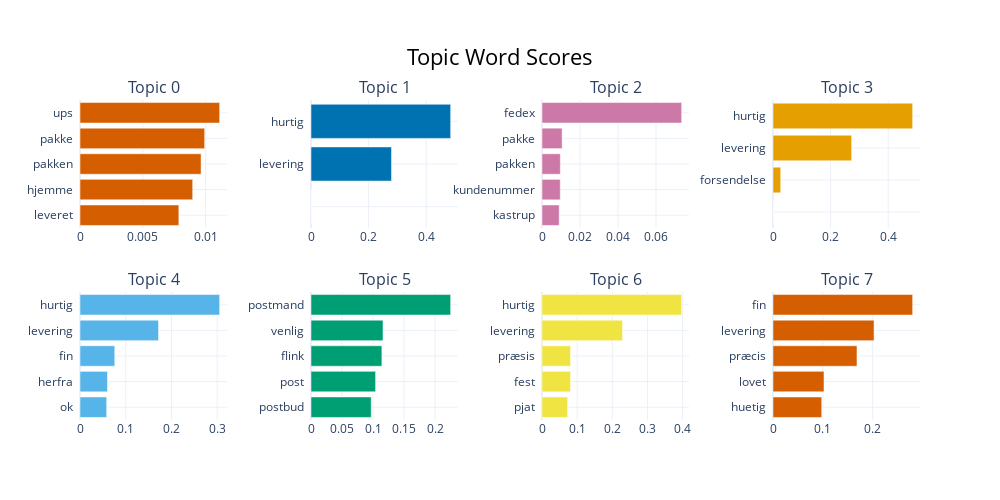

The notebook cell this image was saved under:
### Markdown cell above
## Visualizations of the topic modeling's results, with different visulization representations

### Code cell
topic_model.visualize_barchart()

### Figure 1 — Plotly figure (JSON) as saved in the notebook; plotly's stock layout.template omitted (floating-point values rounded to 4 significant figures)
{"data": [{"marker": {"color": "#D55E00"}, "orientation": "h", "type": "bar", "x": [0.007867, 0.008968, 0.009636, 0.00992, 0.01111], "xaxis": "x", "y": ["leveret  ", "hjemme  ", "pakken  ", "pakke  ", "ups  "], "yaxis": "y"}, {"marker": {"color": "#0072B2"}, "orientation": "h", "type": "bar", "x": [1e-05, 1e-05, 1e-05, 0.2796, 0.485], "xaxis": "x2", "y": ["  ", "  ", "  ", "levering  ", "hurtig  "], "yaxis": "y2"}, {"marker": {"color": "#CC79A7"}, "orientation": "h", "type": "bar", "x": [0.009042, 0.009616, 0.009654, 0.01059, 0.07347], "xaxis": "x3", "y": ["kastrup  ", "kundenummer  ", "pakken  ", "pakke  ", "fedex  "], "yaxis": "y3"}, {"marker": {"color": "#E69F00"}, "orientation": "h", "type": "bar", "x": [1e-05, 1e-05, 0.02677, 0.2731, 0.485], "xaxis": "x4", "y": ["  ", "  ", "forsendelse  ", "levering  ", "hurtig  "], "yaxis": "y4"}, {"marker": {"color": "#56B4E9"}, "orientation": "h", "type": "bar", "x": [0.05839, 0.06013, 0.07607, 0.1717, 0.3055], "xaxis": "x5", "y": ["ok  ", "herfra  ", "fin  ", "levering  ", "hurtig  "], "yaxis": "y5"}, {"marker": {"color": "#009E73"}, "orientation": "h", "type": "bar", "x": [0.09702, 0.1041, 0.1142, 0.116, 0.225], "xaxis": "x6", "y": ["postbud  ", "post  ", "flink  ", "venlig  ", "postmand  "], "yaxis": "y6"}, {"marker": {"color": "#F0E442"}, "orientation": "h", "type": "bar", "x": [0.07289, 0.08123, 0.08123, 0.2291, 0.3973], "xaxis": "x7", "y": ["pjat  ", "fest  ", "præsis  ", "levering  ", "hurtig  "], "yaxis": "y7"}, {"marker": {"color": "#D55E00"}, "orientation": "h", "type": "bar", "x": [0.09771, 0.1023, 0.1684, 0.2026, 0.28], "xaxis": "x8", "y": ["huetig  ", "lovet  ", "præcis  ", "levering  ", "fin  "], "yaxis": "y8"}], "layout": {"annotations": [{"font": {"size": 16}, "showarrow": false, "text": "Topic 0", "x": 0.0875, "xanchor": "center", "xref": "paper", "y": 1, "yanchor": "bottom", "yref": "paper"}, {"font": {"size": 16}, "showarrow": false, "text": "Topic 1", "x": 0.3625, "xanchor": "center", "xref": "paper", "y": 1, "yanchor": "bottom", "yref": "paper"}, {"font": {"size": 16}, "showarrow": false, "text": "Topic 2", "x": 0.6375, "xanchor": "center", "xref": "paper", "y": 1, "yanchor": "bottom", "yref": "paper"}, {"font": {"size": 16}, "showarrow": false, "text": "Topic 3", "x": 0.9125, "xanchor": "center", "xref": "paper", "y": 1, "yanchor": "bottom", "yref": "paper"}, {"font": {"size": 16}, "showarrow": false, "text": "Topic 4", "x": 0.0875, "xanchor": "center", "xref": "paper", "y": 0.4, "yanchor": "bottom", "yref": "paper"}, {"font": {"size": 16}, "showarrow": false, "text": "Topic 5", "x": 0.3625, "xanchor": "center", "xref": "paper", "y": 0.4, "yanchor": "bottom", "yref": "paper"}, {"font": {"size": 16}, "showarrow": false, "text": "Topic 6", "x": 0.6375, "xanchor": "center", "xref": "paper", "y": 0.4, "yanchor": "bottom", "yref": "paper"}, {"font": {"size": 16}, "showarrow": false, "text": "Topic 7", "x": 0.9125, "xanchor": "center", "xref": "paper", "y": 0.4, "yanchor": "bottom", "yref": "paper"}], "height": 500, "hoverlabel": {"bgcolor": "white", "font": {"family": "Rockwell", "size": 16}}, "showlegend": false, "title": {"font": {"color": "Black", "size": 22}, "text": "Topic Word Scores", "x": 0.5, "xanchor": "center", "yanchor": "top"}, "width": 1000, "xaxis": {"anchor": "y", "domain": [0, 0.175], "showgrid": true}, "xaxis2": {"anchor": "y2", "domain": [0.275, 0.45], "showgrid": true}, "xaxis3": {"anchor": "y3", "domain": [0.55, 0.725], "showgrid": true}, "xaxis4": {"anchor": "y4", "domain": [0.825, 1], "showgrid": true}, "xaxis5": {"anchor": "y5", "domain": [0, 0.175], "showgrid": true}, "xaxis6": {"anchor": "y6", "domain": [0.275, 0.45], "showgrid": true}, "xaxis7": {"anchor": "y7", "domain": [0.55, 0.725], "showgrid": true}, "xaxis8": {"anchor": "y8", "domain": [0.825, 1], "showgrid": true}, "yaxis": {"anchor": "x", "domain": [0.6, 1], "showgrid": true}, "yaxis2": {"anchor": "x2", "domain": [0.6, 1], "showgrid": true}, "yaxis3": {"anchor": "x3", "domain": [0.6, 1], "showgrid": true}, "yaxis4": {"anchor": "x4", "domain": [0.6, 1], "showgrid": true}, "yaxis5": {"anchor": "x5", "domain": [0, 0.4], "showgrid": true}, "yaxis6": {"anchor": "x6", "domain": [0, 0.4], "showgrid": true}, "yaxis7": {"anchor": "x7", "domain": [0, 0.4], "showgrid": true}, "yaxis8": {"anchor": "x8", "domain": [0, 0.4], "showgrid": true}}}
